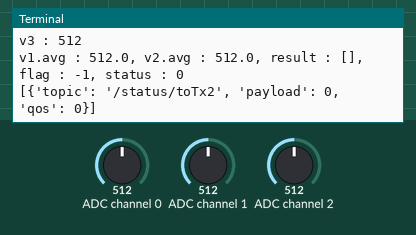
A program run on a simulated Raspberry Pi (BCM pin numbers). On the bench: the last lines printed to the terminal. The test bench sets the inputs (shaded band); at power-on: ADC channel 1 = 512, ADC channel 0 = 512, ADC channel 2 = 512 (analog values on the 0–1023 scale). No MQTT or app messages arrive unless stated.

Above: at 1.2 s.
1.3 s: ADC channel 1 set to 340
At 2.3 s:
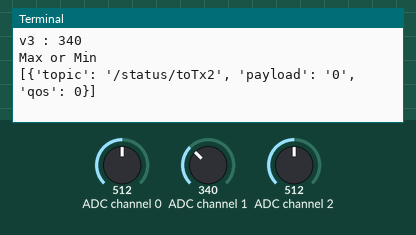
3.2 s: ADC channel 0 set to 340
At 4.4 s:
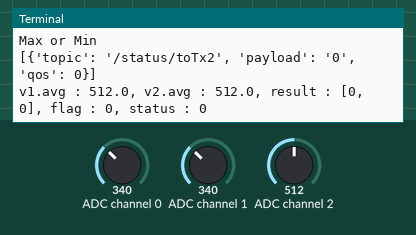
6.2 s: ADC channel 2 set to 340
At 7.4 s:
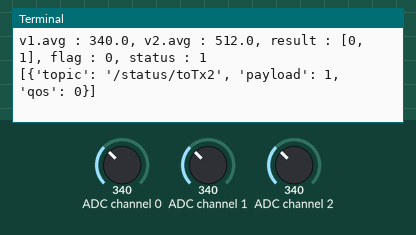
7.7 s: ADC channel 0 set to 360
At 8.8 s:
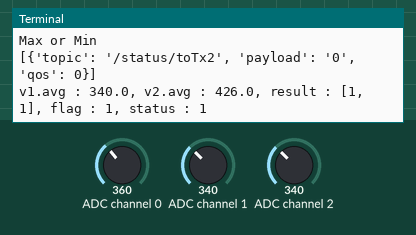
9.2 s: ADC channel 1 set to 367
At 10.6 s:
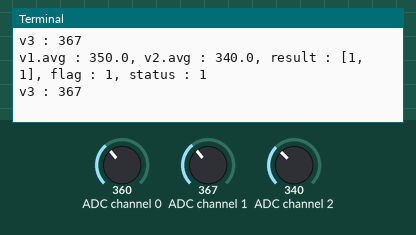
10.7 s: ADC channel 2 set to 360
At 11.2 s:
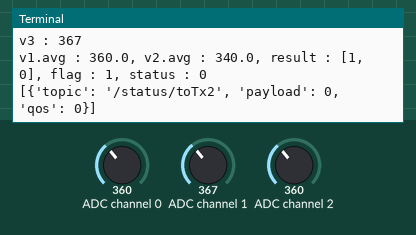
Timing chart, 0 to 13.2 s (numbered marks = the images above; inputs shaded):
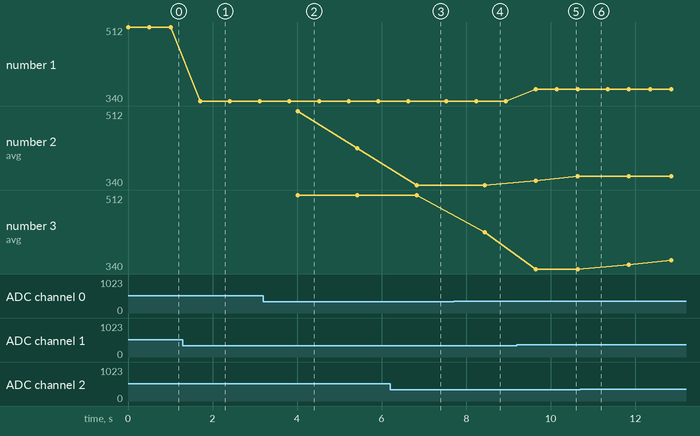

The program:

single_backup.py
```python
import RPi.GPIO as GPIO
import time
import spidev
import paho.mqtt.publish as publish

GPIO.setmode(GPIO.BCM)
spi = spidev.SpiDev()
spi.open(0,0)
spi.max_speed_hz = 50000

brokerIP = '192.168.0.117'
D = 300
allow_gap = 50
location_gap = 0
SIZE = 2
MinBound = 350
MaxBound = 700
#base v1
result = list()
flag = -1
class sensor:
    def __init__(self):
        self.arr = list()
    def append(self, x):
        self.arr.append(x)
    def get_avg(self):
        return sum(self.arr)/SIZE
    def pop(self):
        self.arr.pop(0)

def read_spi_adc(adcChannel):
    adcValue = 0
    buff = spi.xfer2([1,(8+adcChannel)<<4,0])
    adcValue = ((buff[1]&3)<<8)+buff[2]
    return adcValue

def determin(v1,v2):
    global status
    global result
    global flag
    print("v1.avg : {}, v2.avg : {}, result : {}, flag : {}, status : {}".format(v1,v2,result,flag,status))
    #if -> first and is or
    #1->down, 2->up, 0->stop
    if(abs(v1-v2)>allow_gap and hasPeople == True):#down
        status = 1
    if(abs(v1-v2)<allow_gap and hasPeople == True):#stop
        status = 0
    elif(hasPeople == False):#up
        status = 2
    result.append(status)
    if(len(result)>2):#만약 길이가3보다크다면
        result.pop(0)
    if(flag != status and sum(result)/SIZE==status):
        flag = status
        SendMsg(flag)
def SendMsg(payload):
    msgs = [
        {
            'topic' : '/status/toTx2',
            'payload' : payload,
            'qos' : 0
        }
    ]
    print(msgs)
    publish.multiple(msgs,hostname=brokerIP)

sensor1 = sensor()
sensor2 = sensor()
sensor3 = sensor()
try:
    hasPeople = False
    status = 0 #1 down 0 stop 2 up
    while True:
        #고쳤음 잘 보자
        v1 = read_spi_adc(0)
        v2 = read_spi_adc(2)
        v3 = read_spi_adc(1)
        v2 = v2 + location_gap
        print('v3 : {}'.format(v3))
        if(v3>MaxBound or v3<MinBound):
            print('Max or Min')
            SendMsg('0')
        if(len(sensor1.arr)==SIZE):
            if(sensor1.get_avg()>D):
                hasPeople = True
            else:
                hasPeople = False
            determin(sensor1.get_avg(),sensor2.get_avg())
            sensor1.pop()
            sensor2.pop()
        else:
            sensor1.append(v1)
            sensor2.append(v2)
        time.sleep(0.5)
finally:
    GPIO.cleanup()
    spi.close()
```

Measured:
- the behaviour switches between 349 and 350 on ADC channel 1 (found by bisection; images 4 and 5)
- after the input at 1.3 s, the terminal: prints a new line after 0.41 s (image 1)
- after the input at 9.2 s, the terminal: prints a new line after 0.44 s (image 5)
- plotted number 1: 512 → 340 after the input at 1.3 s, 340 → 367 after the input at 9.2 s
- plotted number 2: 340 → 360 after the input at 9.2 s
